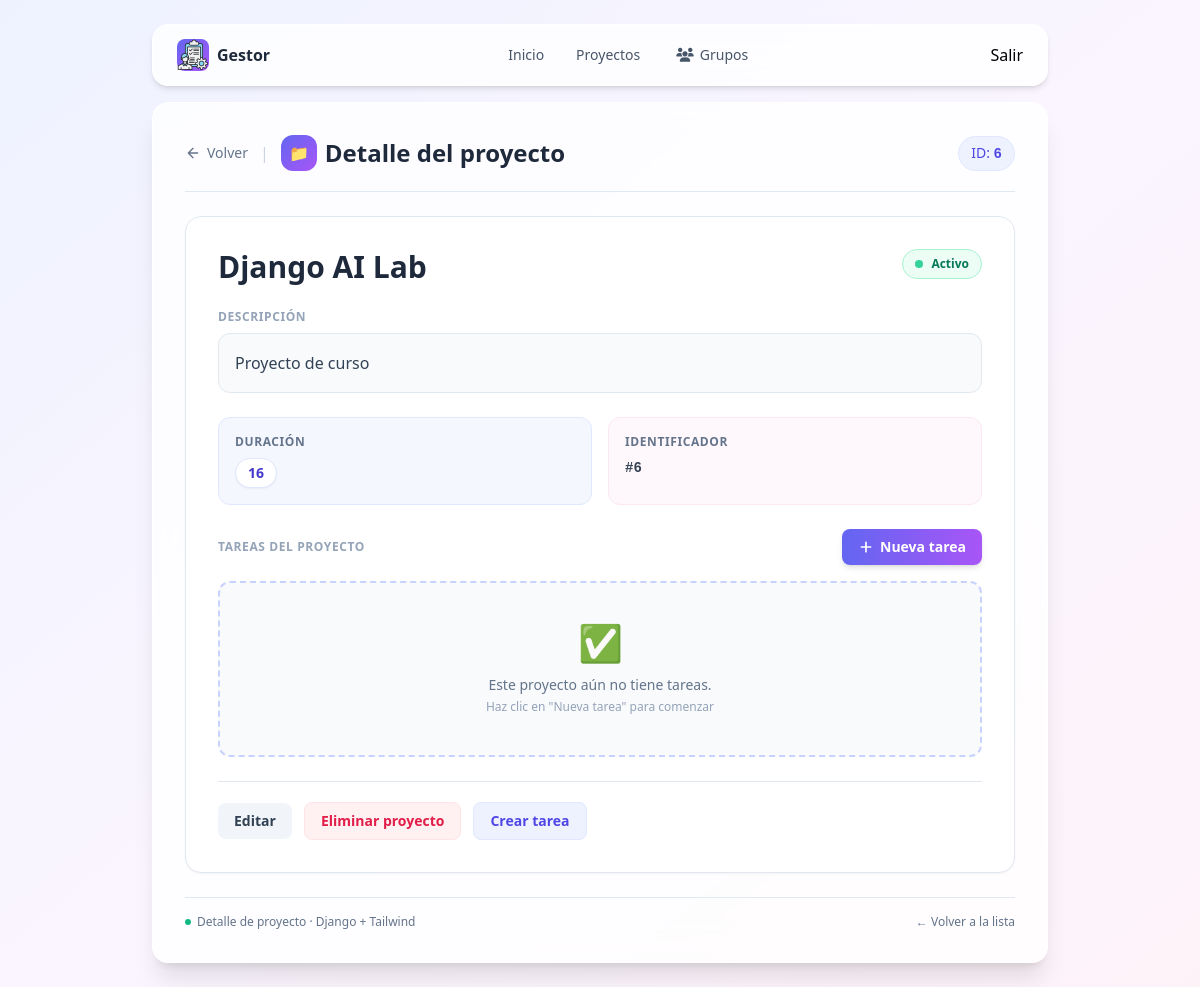
Page /proyectos/6/ (signed in) on the committed database.
### gestor/models.py (models this page shows)
class Proyecto(models.Model):
  nombre = models.CharField(max_length=100)
  descripcion = models.TextField()
  duracion = models.IntegerField()
  imagen = models.ImageField(upload_to='proyectos/', default='proyectos/logo.png')

### gestor/views.py (the view)
# urls.py: path('proyectos/<int:proyecto_id>/', views.proyecto_detalle, name='proyecto_detalle'),
@permission_required('gestor.view_proyecto', raise_exception=True)
def proyecto_detalle(request, proyecto_id):
  proyecto = Proyecto.objects.get(id=proyecto_id)
  return render(request, 'detalle_proyecto.html', {'proyecto': proyecto})

### gestor/templates/detalle_proyecto.html (shortened to what this page needs)
{% extends 'layouts/base.html' %}
{% block content %}
        <div class="flex flex-wrap items-center justify-between gap-4 mb-6 pb-5 border-b border-slate-200">
            <div class="flex items-center gap-3 flex-wrap">
                <a href="{% url 'proyectos' %}"
                   class="inline-flex items-center gap-1.5 text-sm font-medium text-slate-500 hover:text-indigo-600 transition">
                    <svg class="w-4 h-4" fill="none" stroke="currentColor" stroke-width="2" viewBox="0 0 24 24" stroke-linecap="round" stroke-linejoin="round">
                        <path d="M19 12H5M12 19l-7-7 7-7"/>
                    </svg>
                    Volver
                </a>
                <span class="text-slate-300">|</span>
                <h1 class="text-xl md:text-2xl font-bold text-slate-800 flex items-center gap-2">
                    <span class="inline-flex items-center justify-center w-9 h-9 rounded-xl bg-gradient-to-br from-indigo-500 to-purple-500 text-white text-base">
                        📁
                    </span>
                    Detalle del proyecto
                </h1>
            </div>
            <span class="text-sm bg-indigo-50 text-indigo-600 border border-indigo-100 px-3 py-1.5 rounded-full font-medium">
                ID: <span class="font-mono font-bold">{{ proyecto.id }}</span>
            </span>
        </div>
        <div class="bg-white border border-slate-200 rounded-2xl p-6 md:p-8 shadow-sm">
            <div class="flex flex-wrap items-start justify-between gap-3 mb-6">
                <h2 class="text-2xl md:text-3xl font-bold text-slate-800 break-words">
                    {{ proyecto.nombre }}
                </h2>
                <span class="inline-flex items-center gap-2 text-xs font-semibold text-emerald-700 bg-emerald-50 px-3 py-1.5 rounded-full border border-emerald-200">
                    <span class="w-2 h-2 rounded-full bg-emerald-400"></span>
                    Activo
                </span>
            </div>
            <div class="mb-6">
                <h3 class="text-xs font-bold text-slate-400 uppercase tracking-wider mb-2">
                    Descripción
                </h3>
                <div class="bg-slate-50 rounded-xl p-4 border border-slate-200">
                    <p class="text-slate-700 leading-relaxed">
                        {{ proyecto.descripcion|default:"<span class='text-slate-400 italic'>Sin descripción proporcionada</span>" }}
                    </p>
                </div>
            </div>
            <div class="grid grid-cols-1 sm:grid-cols-2 gap-4 mb-6">
                <div class="bg-indigo-50/60 rounded-xl p-4 border border-indigo-100">
                    <h3 class="text-xs font-bold text-slate-500 uppercase tracking-wider mb-2">
                        Duración
                    </h3>
                    <span class="inline-block bg-white px-3 py-1 rounded-full text-indigo-700 border border-indigo-100 text-sm font-semibold shadow-sm">
                        {{ proyecto.duracion|default:"No especificada" }}
                    </span>
                </div>
                <div class="bg-pink-50/60 rounded-xl p-4 border border-pink-100">
                    <h3 class="text-xs font-bold text-slate-500 uppercase tracking-wider mb-2">
                        Identificador
                    </h3>
                    <p class="text-slate-700 font-mono text-sm font-semibold">#{{ proyecto.id }}</p>
                </div>
            </div>
            <div class="mb-6">
                <div class="flex items-center justify-between gap-4 mb-4 flex-wrap">
                    <h3 class="text-xs font-bold text-slate-400 uppercase tracking-wider">
                        Tareas del proyecto
                    </h3>
                    <a href="{% url 'crear_tarea' proyecto.id %}"
                       class="inline-flex items-center gap-1.5 px-4 py-2 text-sm font-semibold text-white bg-gradient-to-r from-indigo-500 to-purple-500 hover:from-indigo-600 hover:to-purple-600 rounded-lg shadow-md transition">
                        <svg class="w-4 h-4" fill="none" stroke="currentColor" stroke-width="2.5" viewBox="0 0 24 24" stroke-linecap="round" stroke-linejoin="round">
                            <path d="M12 5v14M5 12h14"/>
                        </svg>
                        <span class="hidden sm:inline">Nueva tarea</span>
                    </a>
                </div>
                {% if proyecto.tareas.all %}
                    <div class="space-y-2">
                        {% for tarea in proyecto.tareas.all %}
                            <div class="flex flex-col sm:flex-row items-start sm:items-center gap-3 p-4 bg-slate-50 border border-slate-200 hover:border-purple-300 rounded-xl transition">
                                <div class="flex items-center gap-3 flex-1 min-w-0 w-full sm:w-auto">
                                    <span class="w-2.5 h-2.5 rounded-full flex-shrink-0
                                        {% if tarea.estado == 'COMPLETADA' %}bg-emerald-400
                                        {% elif tarea.estado == 'EN_PROGRESO' %}bg-amber-400
                                        {% else %}bg-slate-400{% endif %}">
                                    </span>
                                    <span class="font-semibold text-slate-700 truncate">{{ tarea.titulo }}</span>
                                </div>
                                <div class="flex flex-wrap items-center gap-2 w-full sm:w-auto">
                                    <span class="text-xs px-2.5 py-1 rounded-full font-medium border
                                        {% if tarea.prioridad == 'ALTA' %}bg-red-100 text-red-800 border-red-300
                                        {% elif tarea.prioridad == 'MEDIA' %}bg-amber-100 text-amber-800 border-amber-300
                                        {% else %}bg-emerald-100 text-emerald-800 border-emerald-300{% endif %}">
                                        {{ tarea.get_prioridad_display }}
                                    </span>
                                    <form action="{% url 'avanzar_estado_tarea' tarea.id %}" method="post">
                                        {% csrf_token %}
                                        <button type="submit" class="text-xs px-2.5 py-1 rounded-full font-medium border
                                            {% if tarea.estado == 'COMPLETADA' %}bg-emerald-100 text-emerald-800 border-emerald-300
                                            {% elif tarea.estado == 'EN_PROGRESO' %}bg-blue-100 text-blue-800 border-blue-300
                                            {% else %}bg-amber-100 text-amber-800 border-amber-300{% endif %}"
                                            onclick="return confirm('¿Seguro de pasar al siguiente estado?')">
                                            {{ tarea.get_estado_display }}
                                        </button>
                                    </form>
                                </div>
                            </div>
                        {% endfor %}
                    </div>
                {% else %}
                    <div class="text-center py-10 bg-slate-50 border-2 border-dashed border-indigo-200 rounded-xl">
                        <span class="text-4xl block mb-3">✅</span>
                        <p class="text-sm font-medium text-slate-500">Este proyecto aún no tiene tareas.</p>
                        <p class="text-xs mt-1 text-slate-400">Haz clic en "Nueva tarea" para comenzar</p>
                    </div>
                {% endif %}
            </div>
            <div class="flex flex-wrap items-center gap-3 pt-5 border-t border-slate-200 mt-4">
                <a href="{% url 'editar_proyecto' proyecto.id %}"
                   class="inline-flex items-center gap-2 px-4 py-2 text-sm font-semibold text-slate-700 bg-slate-100 hover:bg-slate-200 rounded-lg transition">
                    Editar
                </a>
                <a href="{% url 'eliminar_proyecto' proyecto.id %}"
                   onclick="return confirm('¿Está seguro de eliminar el proyecto?')"
                   class="inline-flex items-center gap-2 px-4 py-2 text-sm font-semibold text-rose-600 bg-rose-50 hover:bg-rose-100 border border-rose-100 rounded-lg transition">
                    Eliminar proyecto
                </a>
                <a href="{% url 'crear_tarea' proyecto.id %}"
                   class="inline-flex items-center gap-2 px-4 py-2 text-sm font-semibold text-indigo-600 bg-indigo-50 hover:bg-indigo-100 border border-indigo-100 rounded-lg transition">
                    Crear tarea
                </a>
            </div>
        </div>
        <div class="mt-6 pt-4 border-t border-slate-200 text-xs text-slate-500 flex flex-wrap justify-between items-center gap-2">
            <span class="inline-flex items-center gap-1.5">
                <span class="w-1.5 h-1.5 rounded-full bg-emerald-500"></span>
                Detalle de proyecto · Django + Tailwind
            </span>
            <a href="{% url 'proyectos' %}" class="hover:text-indigo-600 font-medium transition">
                ← Volver a la lista
            </a>
        </div>
{% endblock %}

### rows in the picture
Proyecto: id "6", nombre "Django AI Lab", descripcion "Proyecto de curso", duracion "16"
